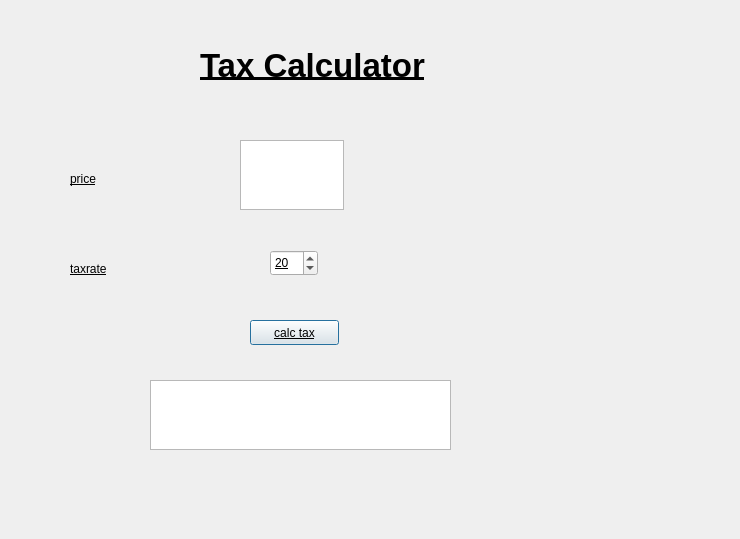
<?xml version="1.0" encoding="UTF-8"?>
<ui version="4.0">
 <class>dialog</class>
 <widget class="QDialog" name="dialog">
  <property name="geometry">
   <rect>
    <x>0</x>
    <y>0</y>
    <width>740</width>
    <height>539</height>
   </rect>
  </property>
  <property name="font">
   <font>
    <underline>true</underline>
   </font>
  </property>
  <property name="windowTitle">
   <string>Dialog</string>
  </property>
  <widget class="QPushButton" name="calc_tax_button">
   <property name="geometry">
    <rect>
     <x>250</x>
     <y>320</y>
     <width>89</width>
     <height>25</height>
    </rect>
   </property>
   <property name="text">
    <string>calc tax</string>
   </property>
  </widget>
  <widget class="QLabel" name="price">
   <property name="geometry">
    <rect>
     <x>70</x>
     <y>170</y>
     <width>67</width>
     <height>17</height>
    </rect>
   </property>
   <property name="text">
    <string>price</string>
   </property>
  </widget>
  <widget class="QLabel" name="taxrate">
   <property name="geometry">
    <rect>
     <x>70</x>
     <y>260</y>
     <width>67</width>
     <height>17</height>
    </rect>
   </property>
   <property name="text">
    <string>taxrate</string>
   </property>
  </widget>
  <widget class="QLabel" name="TaxCalculator">
   <property name="geometry">
    <rect>
     <x>200</x>
     <y>40</y>
     <width>261</width>
     <height>51</height>
    </rect>
   </property>
   <property name="font">
    <font>
     <pointsize>25</pointsize>
     <weight>75</weight>
     <bold>true</bold>
     <underline>true</underline>
    </font>
   </property>
   <property name="text">
    <string>Tax Calculator</string>
   </property>
   <property name="scaledContents">
    <bool>false</bool>
   </property>
   <property name="wordWrap">
    <bool>false</bool>
   </property>
   <property name="openExternalLinks">
    <bool>false</bool>
   </property>
  </widget>
  <widget class="QTextEdit" name="price_box">
   <property name="geometry">
    <rect>
     <x>240</x>
     <y>140</y>
     <width>104</width>
     <height>70</height>
    </rect>
   </property>
  </widget>
  <widget class="QSpinBox" name="tax_rate">
   <property name="geometry">
    <rect>
     <x>270</x>
     <y>250</y>
     <width>48</width>
     <height>26</height>
    </rect>
   </property>
   <property name="value">
    <number>20</number>
   </property>
  </widget>
  <widget class="QTextEdit" name="results_window">
   <property name="geometry">
    <rect>
     <x>150</x>
     <y>380</y>
     <width>301</width>
     <height>70</height>
    </rect>
   </property>
  </widget>
 </widget>
 <resources/>
 <connections/>
</ui>
